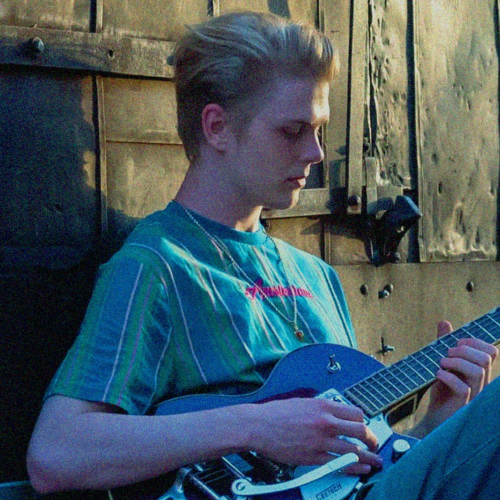
#> input picture Images/press-kit/Ash Stu - Guitar Close-Up.png, 1000 x 1000 px, given in place of Emma Evans - Live at the Keyboard (original).jpg, which was not available (shown at 1/2 size)
$ python credit_photos.py
#> lines starting #> are read from the running program, lines starting #| are printed output that depends on the picture
#!/usr/bin/env python3
"""Photo credits written into the press kit's photo files themselves (owner's request: "hardcode credit onto emma's
image files so she has credit on the download version too").

For each credited photo, from its clean original: the credit in the file's details only (PNG text: Author,
Copyright, Description). Nothing is drawn on the picture (owner's request: no watermark).

The clean original is never touched: both photos are cut from Emma Evans's own file, 720 x 1280, kept on this
computer in 'Unpublished assets/' (owner, 2026-11-24: "heres the original emma evans image to use. crop as
necessary"). They were made from Images/Piano Batch/2.png before, a square of it enlarged to 1080 with added grain.
Live at the Keyboard (Wide) is that same square at its true size (720 x 720, no enlarging); Headshot-2 is a square
round the face, a little wider than before (380px of real picture rather than 286px enlarged), so it is sharp.
Rerunning reproduces the same files, and the page's copies in Images/embedded.

  python3 scripts/credit_photos.py
"""
import os
from PIL import Image, ImageDraw, ImageFont, PngImagePlugin

ROOT = os.path.dirname(os.path.dirname(os.path.abspath(__file__)))
KIT = os.path.join(ROOT, 'Images', 'press-kit')
FONT = os.path.join(ROOT, 'Fonts', 'bricolage', 'BricolageGrotesque-VF.ttf')
ORIGINAL = os.path.join(ROOT, 'Unpublished assets', 'Emma Evans - Live at the Keyboard (original).jpg')
WIDE_BOX = (0, 167, 720, 887)          # the square the site has always shown (found by matching the old file against the original)
HEADSHOT_2_BOX = (195, 140, 575, 520)  # the face, head and shoulders, with the microphone
EMBED = os.path.join(ROOT, 'Images', 'embedded')

PHOTOS = [   # (file in the kit, the clean picture it is made from, photographer)
    ('Ash Stu - Live at the Keyboard (Wide).png', lambda: Image.open(ORIGINAL).convert('RGB').crop(WIDE_BOX), 'Emma Evans'),
    ('Ash Stu - Headshot-2.png', lambda: Image.open(ORIGINAL).convert('RGB').crop(HEADSHOT_2_BOX), 'Emma Evans'),
]

def label(im, who):
    """'Photo: <who>' in a soft dark pill, bottom right, sized to the picture (readable, never shouting)."""
    w, h = im.size
    size = max(12, round(min(w, h) * .026))
    font = ImageFont.truetype(FONT, size)
    font.set_variation_by_axes([12, 600, 100])   # small-size drawing, weight 600, normal width (as the page's bubble)
    text = 'Photo: ' + who
    l, t, r, b = font.getbbox(text)
    px, py, m = round(size * .65), round(size * .38), round(min(w, h) * .022)
    bw, bh = (r - l) + 2 * px, (b - t) + 2 * py
    x1, y1 = w - m, h - m
    x0, y0 = x1 - bw, y1 - bh
    layer = Image.new('RGBA', im.size, (0, 0, 0, 0))
    d = ImageDraw.Draw(layer)
    d.rounded_rectangle((x0, y0, x1, y1), radius=bh / 2, fill=(0, 0, 0, 120))
    d.text((x0 + px - l, y0 + py - t), text, font=font, fill=(255, 255, 255, 236))
    return Image.alpha_composite(im.convert('RGBA'), layer).convert('RGB')

for name, source, who in PHOTOS:
    im = source()   # (the picture untouched: no label drawn on it)
    info = PngImagePlugin.PngInfo()
    info.add_text('Author', who)
    info.add_text('Copyright', 'Photo by ' + who + '. Used with permission by Ash Stu.')
    info.add_text('Description', 'Ash Stu. Photo: ' + who + '.')
    im.save(os.path.join(KIT, name), pnginfo=info, optimize=True)
    print('credited', name, im.size)
#> this loop made 2 passes
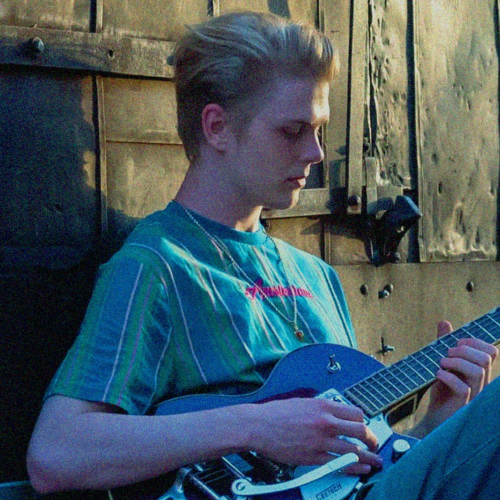
#> input picture Images/press-kit/Ash Stu - Guitar Close-Up.png, 1000 x 1000 px, given in place of Emma Evans - Live at the Keyboard (original).jpg, which was not available (shown at 1/2 size)
#> pass 1, `im = source()`:
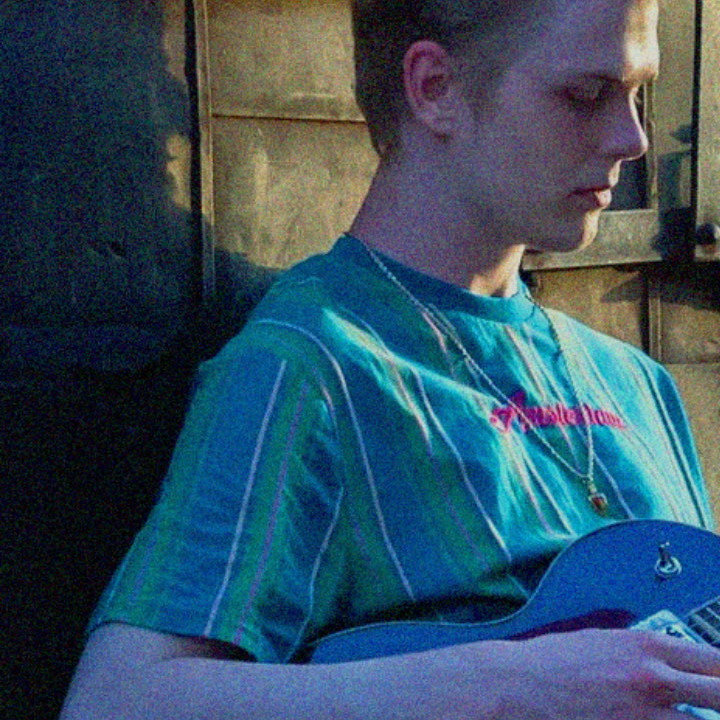
#> im: PIL image 720x720 RGB; mean R, G, B 52, 79.2, 97.5
#> pass 2, `im = source()`:
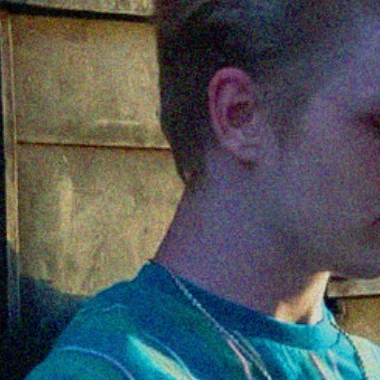
#> im: PIL image 380x380 RGB; mean R, G, B 78.4, 86, 89

# the page's own copies (the press kit's photo tiles and the photo viewer), from the same crops
for name, size, out in (('Ash Stu - Live at the Keyboard (Wide).png', 481, 'epk-ash-stu-performing.webp'),
                        ('Ash Stu - Headshot-2.png', 429, 'epk-ash-stu-singing.webp')):
    im = Image.open(os.path.join(KIT, name)).convert('RGB')
    if im.width != size: im = im.resize((size, size), Image.LANCZOS)
#> im: PIL image 481x481 RGB
    im.save(os.path.join(EMBED, out), 'WEBP', quality=86, method=6)
    print('page copy', out, im.size)
#| page copy epk-ash-stu-performing.webp (481, 481)
